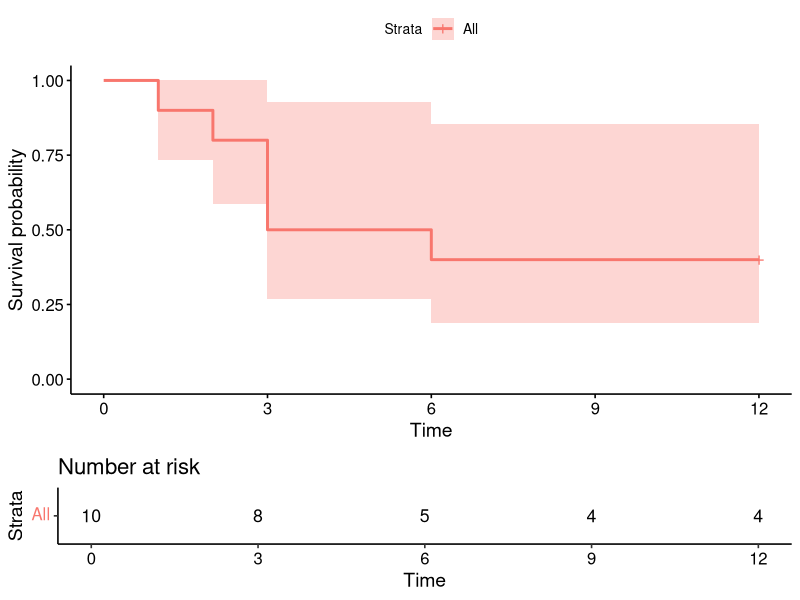
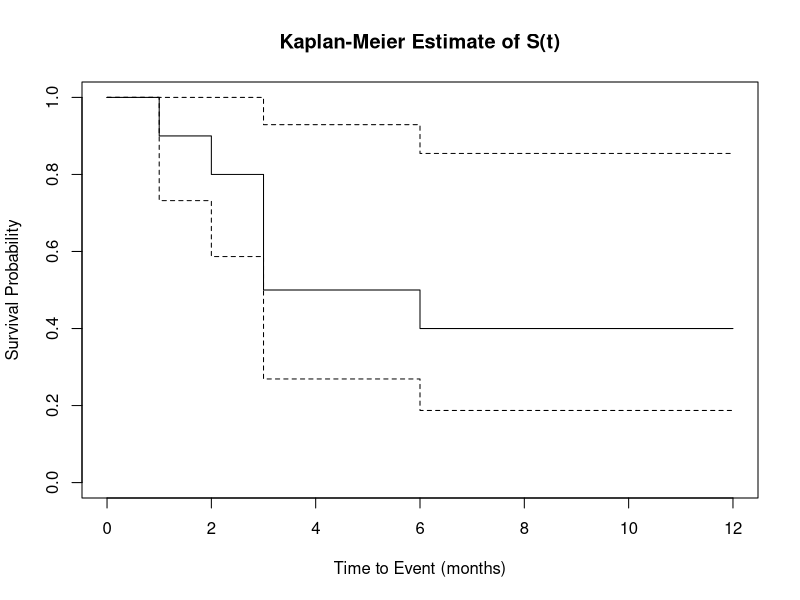

The R source for these figures, in order: (Note: this script raises an error after producing the figures.)

#############################################
#
# Introduction to Prediction Modelling.
#
# Exercise & Practical: Cox Regression and SUrvival Analysis.
#
############################################
# Lecture illustration code
############################################

library(survival)
library(ggplot2)
library(survminer) #for ggsurvplot

############# EXAMPLE1 ################

######## Building Kepler-Meier estimates of Survival Function ####### 
#S(t) = P(event time > t),  K-M estimate S(t) = S(t-1) x (1-d/n), 
#d - events at t, n - number at risk at t

#Generic example
t<- c(1,2,3,3,3,6,12,12,12,12)
status<- c(1,1,1,1,1,1,0,0,0,0)
data1 = data.frame(t = t, status = status)
data1
KM_fit <- survfit(Surv(t,status) ~ 1, data = data1)

ggsurvplot( KM_fit, data = data1, risk.table = TRUE)
# OR use this one
plot(KM_fit, xlab = "Time to Event (months)", ylab = "Survival Probability", 
     main = "Kaplan-Meier Estimate of S(t)")
# one more way to plot KM curve is using rms package - survplot(npsurv(Surv(t,status) ~ 1), xlab="t")

#lets see survival function with correspondent n and d at each event and censored time 
summary(KM_fit)

# here an observation that had event at t=3 dropped out at t=2 
t2<- c(1,2,2,3,3,6,12,12,12,12)
status2<- c(1,1,0,1,1,1,0,0,0,0)
data2 = data.frame(t = t2, status = status2)
KM_fit_2 <- survfit(Surv(t2,status2) ~ 1)
ggsurvplot( KM_fit_2, data = data2, risk.table = TRUE)
summary(KM_fit_2)

#plot both survival curves on one on one graph for comparison
plot(KM_fit_2, xlab = "Time to Event (months)", ylab = "Survival Probability", 
     main = "Kaplan-Meier Estimate of S1(red) and S2(black)")
lines(KM_fit, col='red')
# Slight gap between two plots

#One can also use Breslow estimator for Survival function, 
# Breslow estimate S(t) = S(t-1) * exp(-d/n), d - events at t, n - number at risk at t
# by construction Breslow estimate is > K-M estimate 
Br_fit <- survfit(Surv(t2, status2) ~ 1, type = "fleming-harrington")
summary(Br_fit)
plot(Br_fit,xlab = "Time to Event (months)", ylab = "Survival Probability", main='Breslow estimators for S1 and S2' )
lines(KM_fit_2, col="red")

############# EXAMPLE 2 ################
### Using KM curves for exploratory group analysis  #### 
tt <- c(1,2,2,2,3,3,3,5,7,8,10, 11,11,11,12,12,12,12,10,9,10,12,8,10,12,11,5,7,13,12,10)
stat <-    c(1,1,1,0,0,1,1,1,0,0,0,0,0,1,1,1,0,1,0,1,0,0,0,1,0,1,0,1,1,1,1)
gender1 <- c(0,0,1,1,1,0,1,1,1,1,1,0,0,1,1,1,0,1,0,1,0,0,0,1,0,1,0,1,1,1,1)
gender2 <- c(1,1,1,0,0,0,1,1,0,0,0,0,0,0,1,0,1,1,0,0,1,0,0,1,0,1,0,1,1,1,0)

S <- Surv(tt, stat)
plot(survfit(S ~ 1), xlab="t", ylab = "Survival Probability", main = "Kaplan-Meier Estimate for all population", col="blue") 
plot( survfit(S ~ gender1), col=c('red', 'blue'),  xlab="t",  ylab = "Survival Probability", main = "K-M Survival function by gender, example 1") 
legend("bottomleft", legend = c( 'gender=0', 'gender=1'), col = c('red', 'blue'), pch='_')
plot( survfit(S ~ gender2), col=c('red', 'blue'), xlab="t", ylab = "Survival Probability", main = 'K-M Survival function by gender, example 2') 
legend("bottomleft", legend = c( 'gender=0', 'gender=1'), col = c('red', 'blue'), pch='_')

#alternative way to plot KM is from rms package - survplot(npsurv(S ~ gender1), xlab="t")
#and another way to plot KM curve is with ggsurvplot:
data_g1 = data.frame(t = tt, status = stat, gender = gender1)
ggsurvplot(survfit(S ~ gender1, data = data_g1),
           conf.int = TRUE,
           risk.table = TRUE, # Add risk table
           risk.table.col = "strata", # Change risk table color by groups
           linetype = "strata", # Change line type by groups
           surv.median.line = "hv", # Specify median survival
           ggtheme = theme_bw(), # Change ggplot2 theme
           palette = c("#E7B800", "#2E9FDF"))
#------#

#Plotting cumulative hazard functions
km_fit_gender1 = survfit(S~gender1)
km_fit_gender2 = survfit(S~gender2)
plot(km_fit_gender1, fun = "cumhaz", main = 'Cumulative hazards by gender, example 1', col = c("red", "blue"))
plot(km_fit_gender2, fun = "cumhaz", main= 'Cumulative hazards by gender, example 2', col = c("red", "blue"))

#Performing log-rank test
logrank1 <- survdiff(Surv(tt, stat) ~ gender1)
logrank2 <- survdiff(Surv(tt, stat) ~ gender2)
logrank1
logrank2
#p-value of 0.08 and 0.09 are rather low so the curves do differ, however not at 0.05 cut off


# --------------------FIT COX REGRESSION--------------------
fit1 <- coxph(Surv(tt, stat) ~ gender1)
#Checking proportional hazards assumption
check_PH_1 <- cox.zph(fit1, transform = "km")
check_PH_1  #p-value 0.0067 is low and that means that proportionality is failing here

#fit regression for the second vairation of the data
fit2 <- coxph(Surv(tt, stat) ~ gender2)
check_PH_2 <- cox.zph(fit2, transform = "km")
check_PH_2 #p-value is high and this is good, i.e. we can not reject hypothesis that the hazards are propotionate

# plotting Schoenfeld residuals - 
#we want to see that the dots are around the flat line both up and down at all times 
#this indicates constant hazard ratio in time
# this is the case for gender2, not for gender1
plot(check_PH_1, var = 1)
abline(h = coef(fit1)[1], col = "red", lwd = 2)
plot(check_PH_2, var = 1)
abline(h = coef(fit2)[1], col = "red", lwd = 2)



